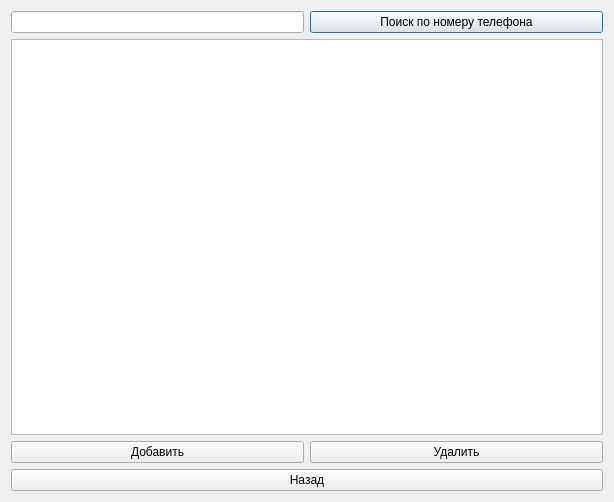
<?xml version="1.0" encoding="UTF-8"?>
<ui version="4.0">
 <class>ThirdWindow</class>
 <widget class="QDialog" name="ThirdWindow">
  <property name="geometry">
   <rect>
    <x>0</x>
    <y>0</y>
    <width>614</width>
    <height>502</height>
   </rect>
  </property>
  <property name="windowTitle">
   <string>customers</string>
  </property>
  <layout class="QGridLayout" name="gridLayout">
   <item row="0" column="1">
    <widget class="QPushButton" name="pushButton_4">
     <property name="text">
      <string>Поиск по номеру телефона</string>
     </property>
    </widget>
   </item>
   <item row="1" column="0" colspan="2">
    <widget class="QTableView" name="tableView"/>
   </item>
   <item row="2" column="1">
    <widget class="QPushButton" name="pushButton_3">
     <property name="text">
      <string>Удалить</string>
     </property>
    </widget>
   </item>
   <item row="2" column="0">
    <widget class="QPushButton" name="pushButton_2">
     <property name="text">
      <string>Добавить</string>
     </property>
    </widget>
   </item>
   <item row="0" column="0">
    <widget class="QLineEdit" name="lineEdit">
     <property name="sizePolicy">
      <sizepolicy hsizetype="Preferred" vsizetype="Fixed">
       <horstretch>0</horstretch>
       <verstretch>0</verstretch>
      </sizepolicy>
     </property>
    </widget>
   </item>
   <item row="4" column="0" colspan="2">
    <widget class="QPushButton" name="pushButton">
     <property name="text">
      <string>Назад</string>
     </property>
    </widget>
   </item>
  </layout>
 </widget>
 <resources/>
 <connections/>
</ui>
